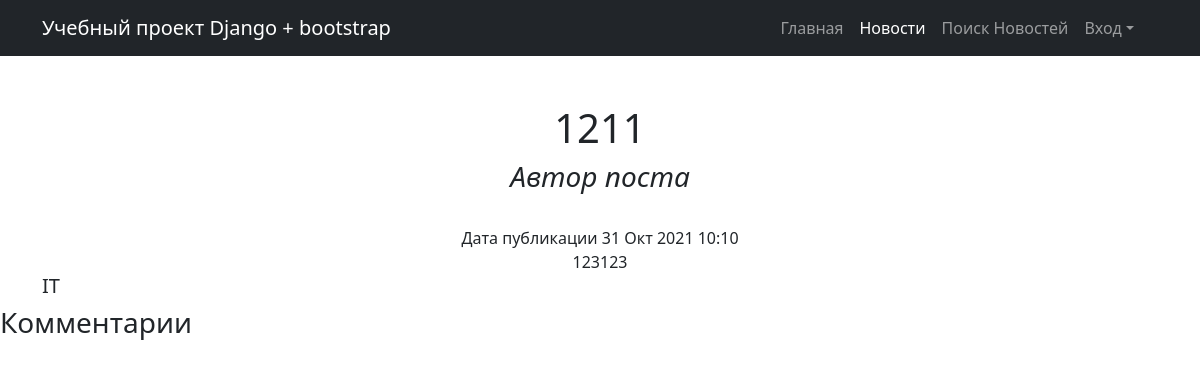
The page /news/84 on the database its author committed.
### news/models.py (models this page shows, shortened)
class Post(models.Model):
    NEWS = 'NW'
    ARTICLE = 'AR'
    MATERIAL_CHOICES = [
        (NEWS, 'Новость'),
        (ARTICLE, 'Статья'),
    ]
    material = models.CharField(
        max_length=7,
        choices=MATERIAL_CHOICES,
        default='article')
    created_by = models.ForeignKey(Author, on_delete=models.CASCADE)
    timeCreation = models.DateTimeField(auto_now_add=True)
    title = models.CharField(max_length=128)
    text = models.TextField()
    rating = models.IntegerField(default=0)
    postCategory = models.ManyToManyField(Category, through='PostCategory')

class Category(models.Model):
    name_category = models.CharField(max_length=64, unique=True)
    def __str__(self):
        return f'{self.name_category}'

### news/views.py (the view)
# urls.py: path('<int:pk>', PostDetail.as_view(), name='post_detail' ),
class PostDetail(DetailView):
    model = Post
    template_name = 'news/new.html'
    context_object_name = 'post'
    def get_context_data(self, **kwargs):
        context = super().get_context_data(**kwargs)
        context['comments'] = Comment.objects.filter(post=self.object)
        return context

### news/templatetags/custom_filters.py (called while the page is built)
@register.filter(name='censor') # регестрируем наш фильтр под именем multiply, чтоб django понимал, что это именно фильтр, а не простая функция
def censor(raw): # первый аргумент здесь это то значение, к которому надо применить фильтр, второй аргуменит — это аргумент фильтра, т.е. примерно следующее будет в шаблоне value|multiply:arg
    list_word = raw.split()
    clear_text = ''
    word=''
    for i in list_word:
        if '.' or ',' in i:
            word = i.replace(',', '')
            word = i.replace('.', '')
        if not word.lower() in CENSOR:
            clear_text += i + ' '
        else:
            clear_text += 'censor '
    return clear_text

### templates/news/new.html (shortened to what this page needs)
{% extends 'flatpages/default.html' %}
{% block content %}
    <div class="container">
    <div class="text-center mt-5">
        {% load custom_filters %}
    <h1>{{post.title | censor}} </h1>
        <h3>  <i> Автор поста {{post.author.user.username}}</i> </h3>
        <br>
        <span> Дата публикации {{post.timeCreation |date:'d M Y h:m'}} </span>
        <br>
        {{ post.text | censor }}
        <br>
    </div>
    </div>
    <div class="container">
        {% for category in post.postCategory.all %}
        <h5> {{ category }} </h5>
        {% endfor %}
    </div>
    <h3> Комментарии </h3>
{% endblock content %}

### rows shown on the page
Post: title|censor "1211", timeCreation "31 Окт 2021 10:10", text|censor "123123"
Category: name_category "IT"
